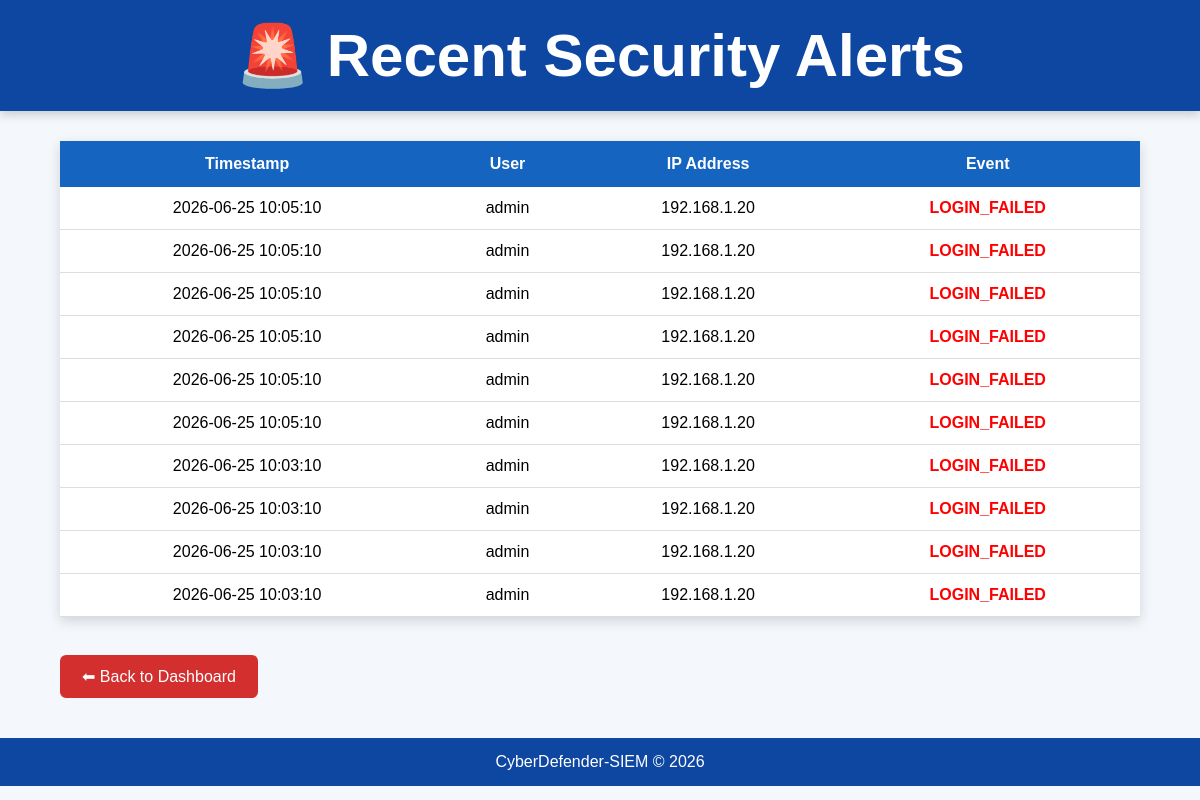
Screenshot of /alerts with the database file from the repository.
### tables this page shows
CREATE TABLE logs(
    id INTEGER PRIMARY KEY AUTOINCREMENT,
    timestamp TEXT,
    event TEXT,
    user TEXT,
    ip TEXT
);

### src/web_dashboard.py (the view)
@app.route("/alerts")
def alerts():
    conn = sqlite3.connect(DATABASE)
    cursor = conn.cursor()
    cursor.execute("""
        SELECT timestamp,user,ip,event
        FROM logs
        WHERE event='LOGIN_FAILED'
        ORDER BY timestamp DESC
        LIMIT 10
    """)
    alerts = cursor.fetchall()
    conn.close()
    return render_template(
        "alerts.html",
        alerts=alerts
    )

### templates/alerts.html (shortened to what this page needs)
<!DOCTYPE html>
<html lang="en">
<head>
<link rel="stylesheet"
href="{{ url_for('static', filename='css/style.css') }}">
</head>
<body>
<header>
<h1>🚨 Recent Security Alerts</h1>
</header>
<div class="container">
<table>
<tr>
<th>Timestamp</th>
<th>User</th>
<th>IP Address</th>
<th>Event</th>
</tr>
{% for alert in alerts %}
<tr>
<td>{{ alert[0] }}</td>
<td>{{ alert[1] }}</td>
<td>{{ alert[2] }}</td>
<td>
<span class="failed-text">
{{ alert[3] }}
</span>
</td>
</tr>
{% endfor %}
</table>
<br>
<a class="alerts-btn" href="/">
⬅ Back to Dashboard
</a>
</div>
<footer>
CyberDefender-SIEM © 2026
</footer>
</body>
</html>

### static/style.css (style rules this page uses)
* { margin:0; padding:0; box-sizing:border-box; font-family:Arial, Helvetica, sans-serif; }
body { background:#f4f7fc; }
header { background:#0d47a1; color:white; text-align:center; padding:20px; font-size:30px; font-weight:bold; box-shadow:0px 3px 10px rgba(0,0,0,0.2); }
.container { width:90%; margin:30px auto; }
table { width:100%; border-collapse:collapse; background:white; box-shadow:0px 4px 12px rgba(0,0,0,0.15); }
table th { background:#1565c0; color:white; padding:14px; }
table td { padding:12px; text-align:center; border-bottom:1px solid #ddd; }
.failed-text { color:red; font-weight:bold; }
.alerts-btn { display:inline-block; margin-top:20px; padding:12px 22px; background:#d32f2f; color:white; text-decoration:none; border-radius:6px; transition:0.3s; }
footer { margin-top:40px; background:#0d47a1; color:white; text-align:center; padding:15px; font-size:16px; }

### rows the page displays
logs: timestamp "2026-06-25 10:05:10", user "admin", ip "192.168.1.20", event "LOGIN_FAILED"
logs: timestamp "2026-06-25 10:05:10", user "admin", ip "192.168.1.20", event "LOGIN_FAILED"
logs: timestamp "2026-06-25 10:05:10", user "admin", ip "192.168.1.20", event "LOGIN_FAILED"
logs: timestamp "2026-06-25 10:05:10", user "admin", ip "192.168.1.20", event "LOGIN_FAILED"
logs: timestamp "2026-06-25 10:05:10", user "admin", ip "192.168.1.20", event "LOGIN_FAILED"
logs: timestamp "2026-06-25 10:05:10", user "admin", ip "192.168.1.20", event "LOGIN_FAILED"
logs: timestamp "2026-06-25 10:03:10", user "admin", ip "192.168.1.20", event "LOGIN_FAILED"
logs: timestamp "2026-06-25 10:03:10", user "admin", ip "192.168.1.20", event "LOGIN_FAILED"
logs: timestamp "2026-06-25 10:03:10", user "admin", ip "192.168.1.20", event "LOGIN_FAILED"
logs: timestamp "2026-06-25 10:03:10", user "admin", ip "192.168.1.20", event "LOGIN_FAILED"
